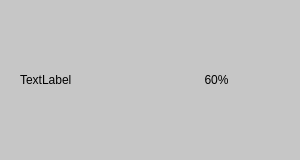
<?xml version="1.0" encoding="UTF-8"?>
<ui version="4.0">
 <class>ScreenshotComparisonWidget</class>
 <widget class="QWidget" name="ScreenshotComparisonWidget">
  <property name="geometry">
   <rect>
    <x>0</x>
    <y>0</y>
    <width>300</width>
    <height>160</height>
   </rect>
  </property>
  <property name="maximumSize">
   <size>
    <width>300</width>
    <height>160</height>
   </size>
  </property>
  <property name="baseSize">
   <size>
    <width>300</width>
    <height>160</height>
   </size>
  </property>
  <property name="windowTitle">
   <string>Form</string>
  </property>
  <property name="styleSheet">
   <string notr="true">background-color: rgb(198, 198, 198);
border-radius: 7px;</string>
  </property>
  <layout class="QVBoxLayout" name="verticalLayout">
   <item>
    <widget class="QWidget" name="widget" native="true">
     <property name="styleSheet">
      <string notr="true">background-color: rgb(198, 198, 198);
border-radius: 7px;</string>
     </property>
     <layout class="QHBoxLayout" name="horizontalLayout">
      <item>
       <widget class="QLabel" name="ImageLabel">
        <property name="maximumSize">
         <size>
          <width>240</width>
          <height>150</height>
         </size>
        </property>
        <property name="text">
         <string>TextLabel</string>
        </property>
        <property name="scaledContents">
         <bool>true</bool>
        </property>
       </widget>
      </item>
      <item>
       <widget class="QLabel" name="percentLable">
        <property name="styleSheet">
         <string notr="true">color: rgb(0, 0, 0);</string>
        </property>
        <property name="text">
         <string>60%</string>
        </property>
        <property name="alignment">
         <set>Qt::AlignCenter</set>
        </property>
       </widget>
      </item>
     </layout>
    </widget>
   </item>
  </layout>
 </widget>
 <resources/>
 <connections/>
</ui>
